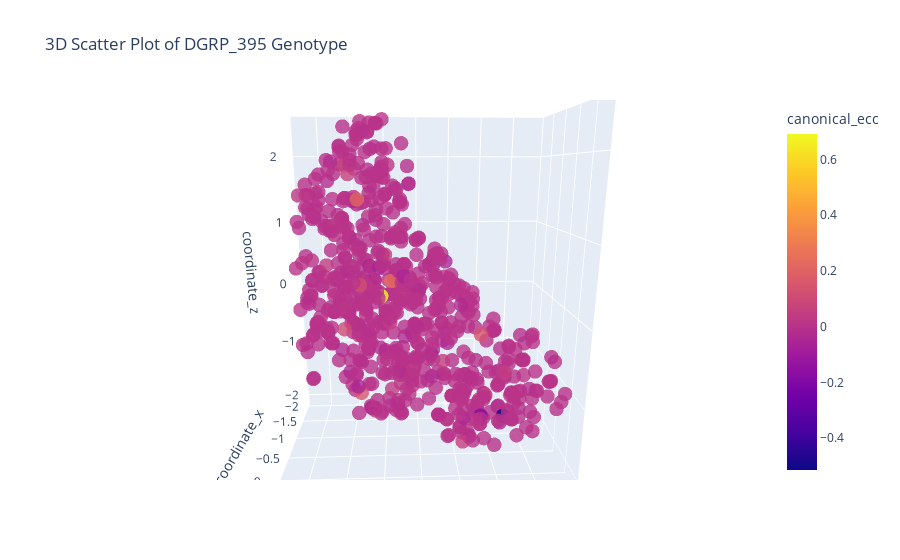

Notebook code for this chart:
### Code cell
import plotly.express as px

# Filter the DataFrame for the 'DGRP_395' genotype
dgrp_395_df = full_df[full_df['DGRP'] == 'DGRP_395']

# Create a 3D scatter plot
fig = px.scatter_3d(dgrp_395_df, x='coordinate_x', y='coordinate_y', z='coordinate_z', color='canonical_ecc',
                    title='3D Scatter Plot of DGRP_395 Genotype', opacity = .8)
fig.update_traces(marker=dict(size=5))
# Show the plot
#fig.write_html('../Results_ECC/395_alphaEnt_KL_ls.html')

### Figure 1 — Plotly figure (JSON) as saved in the notebook; plotly's stock layout.template omitted (floating-point values rounded to 4 significant figures; data arrays with more than 128 entries replaced by an {"elided": "..."} marker saying what was removed)
{"data": [{"hovertemplate": "coordinate_x=%{x}<br>coordinate_y=%{y}<br>coordinate_z=%{z}<br>canonical_ecc=%{marker.color}<extra></extra>", "legendgroup": "", "marker": {"color": {"elided": "709 float values"}, "coloraxis": "coloraxis", "opacity": 0.8, "size": 5, "symbol": "circle"}, "mode": "markers", "name": "", "scene": "scene", "showlegend": false, "type": "scatter3d", "x": {"elided": "709 float values"}, "y": {"elided": "709 float values"}, "z": {"elided": "709 float values"}}], "layout": {"autosize": true, "coloraxis": {"colorbar": {"title": {"text": "canonical_ecc"}}, "colorscale": [[0, "#0d0887"], [0.1111, "#46039f"], [0.2222, "#7201a8"], [0.3333, "#9c179e"], [0.4444, "#bd3786"], [0.5556, "#d8576b"], [0.6667, "#ed7953"], [0.7778, "#fb9f3a"], [0.8889, "#fdca26"], [1, "#f0f921"]]}, "legend": {"tracegroupgap": 0}, "scene": {"aspectmode": "auto", "aspectratio": {"x": 0.6997, "y": 1.071, "z": 1.334}, "camera": {"center": {"x": 0, "y": 0, "z": 0}, "eye": {"x": 1.719, "y": -0.07744, "z": 0.4481}, "projection": {"type": "perspective"}, "up": {"x": 0, "y": 0, "z": 1}}, "domain": {"x": [0, 1], "y": [0, 1]}, "xaxis": {"title": {"text": "coordinate_x"}, "type": "linear"}, "yaxis": {"title": {"text": "coordinate_y"}, "type": "linear"}, "zaxis": {"title": {"text": "coordinate_z"}, "type": "linear"}}, "title": {"text": "3D Scatter Plot of DGRP_395 Genotype"}}}
